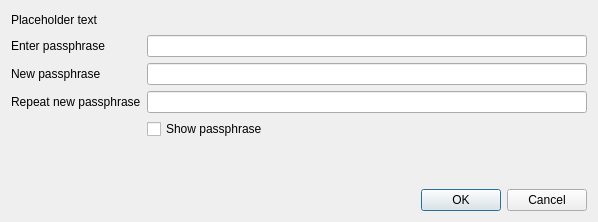
<?xml version="1.0" encoding="UTF-8"?>
<ui version="4.0">
 <class>AskPassphraseDialog</class>
 <widget class="QDialog" name="AskPassphraseDialog">
  <property name="geometry">
   <rect>
    <x>0</x>
    <y>0</y>
    <width>598</width>
    <height>222</height>
   </rect>
  </property>
  <property name="sizePolicy">
   <sizepolicy hsizetype="Preferred" vsizetype="Minimum">
    <horstretch>0</horstretch>
    <verstretch>0</verstretch>
   </sizepolicy>
  </property>
  <property name="minimumSize">
   <size>
    <width>550</width>
    <height>0</height>
   </size>
  </property>
  <property name="windowTitle">
   <string>Passphrase Dialog</string>
  </property>
  <layout class="QVBoxLayout" name="verticalLayout">
   <property name="sizeConstraint">
    <enum>QLayout::SetMinimumSize</enum>
   </property>
   <item>
    <widget class="QLabel" name="warningLabel">
     <property name="text">
      <string notr="true">Placeholder text</string>
     </property>
     <property name="textFormat">
      <enum>Qt::RichText</enum>
     </property>
     <property name="wordWrap">
      <bool>true</bool>
     </property>
    </widget>
   </item>
   <item>
    <layout class="QFormLayout" name="formLayout">
     <property name="sizeConstraint">
      <enum>QLayout::SetMinimumSize</enum>
     </property>
     <property name="fieldGrowthPolicy">
      <enum>QFormLayout::AllNonFixedFieldsGrow</enum>
     </property>
     <item row="0" column="0">
      <widget class="QLabel" name="passLabel1">
       <property name="text">
        <string>Enter passphrase</string>
       </property>
      </widget>
     </item>
     <item row="0" column="1">
      <widget class="QLineEdit" name="passEdit1">
       <property name="echoMode">
        <enum>QLineEdit::Password</enum>
       </property>
      </widget>
     </item>
     <item row="1" column="0">
      <widget class="QLabel" name="passLabel2">
       <property name="text">
        <string>New passphrase</string>
       </property>
      </widget>
     </item>
     <item row="1" column="1">
      <widget class="QLineEdit" name="passEdit2">
       <property name="echoMode">
        <enum>QLineEdit::Password</enum>
       </property>
      </widget>
     </item>
     <item row="2" column="0">
      <widget class="QLabel" name="passLabel3">
       <property name="text">
        <string>Repeat new passphrase</string>
       </property>
      </widget>
     </item>
     <item row="2" column="1">
      <widget class="QLineEdit" name="passEdit3">
       <property name="echoMode">
        <enum>QLineEdit::Password</enum>
       </property>
      </widget>
     </item>
     <item row="3" column="1">
      <widget class="QCheckBox" name="toggleShowPasswordButton">
       <property name="text">
        <string>Show passphrase</string>
       </property>
      </widget>
     </item>
     <item row="4" column="1">
      <widget class="QLabel" name="capsLabel">
       <property name="font">
        <font>
         <weight>75</weight>
         <bold>true</bold>
        </font>
       </property>
       <property name="text">
        <string/>
       </property>
       <property name="alignment">
        <set>Qt::AlignCenter</set>
       </property>
      </widget>
     </item>
    </layout>
   </item>
   <item>
    <widget class="QLabel" name="statuslabel">
     <property name="text">
      <string/>
     </property>
    </widget>
   </item>
   <item>
    <widget class="QDialogButtonBox" name="buttonBox">
     <property name="orientation">
      <enum>Qt::Horizontal</enum>
     </property>
     <property name="standardButtons">
      <set>QDialogButtonBox::Cancel|QDialogButtonBox::Ok</set>
     </property>
    </widget>
   </item>
  </layout>
 </widget>
 <resources/>
 <connections>
  <connection>
   <sender>buttonBox</sender>
   <signal>accepted()</signal>
   <receiver>AskPassphraseDialog</receiver>
   <slot>accept()</slot>
   <hints>
    <hint type="sourcelabel">
     <x>20</x>
     <y>20</y>
    </hint>
    <hint type="destinationlabel">
     <x>20</x>
     <y>20</y>
    </hint>
   </hints>
  </connection>
  <connection>
   <sender>buttonBox</sender>
   <signal>rejected()</signal>
   <receiver>AskPassphraseDialog</receiver>
   <slot>reject()</slot>
   <hints>
    <hint type="sourcelabel">
     <x>20</x>
     <y>20</y>
    </hint>
    <hint type="destinationlabel">
     <x>20</x>
     <y>20</y>
    </hint>
   </hints>
  </connection>
 </connections>
</ui>
